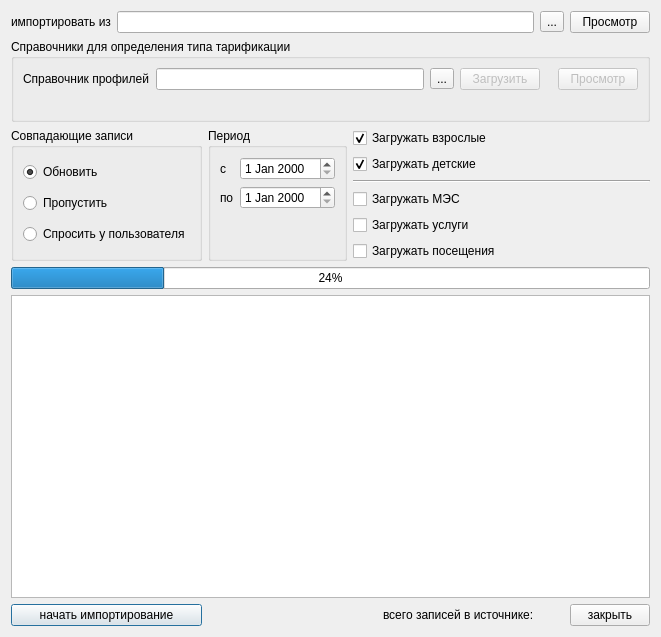
<?xml version="1.0" encoding="UTF-8"?>
<ui version="4.0">
 <class>Dialog</class>
 <widget class="QDialog" name="Dialog">
  <property name="geometry">
   <rect>
    <x>0</x>
    <y>0</y>
    <width>641</width>
    <height>637</height>
   </rect>
  </property>
  <property name="windowTitle">
   <string>Загрузка тарифов из ИНФИС</string>
  </property>
  <layout class="QGridLayout" name="gridLayout_2">
   <item row="0" column="0">
    <widget class="QLabel" name="label">
     <property name="text">
      <string>импортировать из</string>
     </property>
    </widget>
   </item>
   <item row="0" column="1" colspan="8">
    <widget class="QLineEdit" name="edtFileName">
     <property name="text">
      <string/>
     </property>
     <property name="readOnly">
      <bool>true</bool>
     </property>
    </widget>
   </item>
   <item row="5" column="0" colspan="2">
    <widget class="QGroupBox" name="gbDublicates">
     <property name="sizePolicy">
      <sizepolicy hsizetype="Maximum" vsizetype="Preferred">
       <horstretch>0</horstretch>
       <verstretch>0</verstretch>
      </sizepolicy>
     </property>
     <property name="title">
      <string>Совпадающие записи</string>
     </property>
     <layout class="QVBoxLayout" name="verticalLayout_4">
      <item>
       <widget class="QRadioButton" name="chkUpdate">
        <property name="text">
         <string>Обновить</string>
        </property>
        <property name="checked">
         <bool>true</bool>
        </property>
       </widget>
      </item>
      <item>
       <widget class="QRadioButton" name="chkSkip">
        <property name="text">
         <string>Пропустить</string>
        </property>
       </widget>
      </item>
      <item>
       <widget class="QRadioButton" name="chkAskUser">
        <property name="text">
         <string>Спросить у пользователя</string>
        </property>
       </widget>
      </item>
     </layout>
    </widget>
   </item>
   <item row="6" column="0" colspan="11">
    <widget class="QProgressBar" name="progressBar">
     <property name="value">
      <number>24</number>
     </property>
     <property name="orientation">
      <enum>Qt::Horizontal</enum>
     </property>
    </widget>
   </item>
   <item row="7" column="0" colspan="11">
    <widget class="QTextBrowser" name="log"/>
   </item>
   <item row="8" column="0" colspan="2">
    <widget class="QPushButton" name="btnImport">
     <property name="text">
      <string>начать импортирование</string>
     </property>
    </widget>
   </item>
   <item row="5" column="2">
    <widget class="QGroupBox" name="gbPeriod">
     <property name="sizePolicy">
      <sizepolicy hsizetype="Minimum" vsizetype="Preferred">
       <horstretch>0</horstretch>
       <verstretch>0</verstretch>
      </sizepolicy>
     </property>
     <property name="title">
      <string>Период</string>
     </property>
     <layout class="QFormLayout" name="formLayout">
      <property name="fieldGrowthPolicy">
       <enum>QFormLayout::AllNonFixedFieldsGrow</enum>
      </property>
      <item row="0" column="0">
       <widget class="QLabel" name="lblBegDate">
        <property name="text">
         <string>с</string>
        </property>
       </widget>
      </item>
      <item row="0" column="1">
       <widget class="CDateEdit" name="edtBegDate">
        <property name="sizePolicy">
         <sizepolicy hsizetype="Preferred" vsizetype="Fixed">
          <horstretch>0</horstretch>
          <verstretch>0</verstretch>
         </sizepolicy>
        </property>
       </widget>
      </item>
      <item row="1" column="0">
       <widget class="QLabel" name="lblEndDate">
        <property name="text">
         <string>по</string>
        </property>
       </widget>
      </item>
      <item row="1" column="1">
       <widget class="CDateEdit" name="edtEndDate">
        <property name="sizePolicy">
         <sizepolicy hsizetype="Preferred" vsizetype="Fixed">
          <horstretch>0</horstretch>
          <verstretch>0</verstretch>
         </sizepolicy>
        </property>
       </widget>
      </item>
     </layout>
    </widget>
   </item>
   <item row="5" column="3" colspan="8">
    <layout class="QVBoxLayout" name="verticalLayout">
     <item>
      <widget class="QCheckBox" name="chkLoadMature">
       <property name="text">
        <string>Загружать взрослые</string>
       </property>
       <property name="checked">
        <bool>true</bool>
       </property>
      </widget>
     </item>
     <item>
      <widget class="QCheckBox" name="chkLoadChildren">
       <property name="text">
        <string>Загружать детские</string>
       </property>
       <property name="checked">
        <bool>true</bool>
       </property>
      </widget>
     </item>
     <item>
      <widget class="Line" name="line">
       <property name="orientation">
        <enum>Qt::Horizontal</enum>
       </property>
      </widget>
     </item>
     <item>
      <widget class="QCheckBox" name="chkLoadMes">
       <property name="text">
        <string>Загружать МЭС</string>
       </property>
      </widget>
     </item>
     <item>
      <widget class="QCheckBox" name="chkLoadService">
       <property name="text">
        <string>Загружать услуги</string>
       </property>
      </widget>
     </item>
     <item>
      <widget class="QCheckBox" name="chkLoadVisit">
       <property name="text">
        <string>Загружать посещения</string>
       </property>
      </widget>
     </item>
    </layout>
   </item>
   <item row="0" column="10">
    <widget class="QPushButton" name="btnView">
     <property name="sizePolicy">
      <sizepolicy hsizetype="Maximum" vsizetype="Fixed">
       <horstretch>0</horstretch>
       <verstretch>0</verstretch>
      </sizepolicy>
     </property>
     <property name="text">
      <string>Просмотр</string>
     </property>
    </widget>
   </item>
   <item row="8" column="10">
    <widget class="QPushButton" name="btnClose">
     <property name="text">
      <string>закрыть</string>
     </property>
    </widget>
   </item>
   <item row="8" column="8">
    <widget class="QLabel" name="labelNum">
     <property name="text">
      <string>всего записей в источнике:</string>
     </property>
    </widget>
   </item>
   <item row="0" column="9">
    <widget class="QToolButton" name="btnSelectFile">
     <property name="text">
      <string>...</string>
     </property>
    </widget>
   </item>
   <item row="1" column="0" colspan="11">
    <widget class="QGroupBox" name="gbRefBooks">
     <property name="title">
      <string>Справочники для определения типа тарификации</string>
     </property>
     <layout class="QGridLayout" name="gridLayout">
      <item row="0" column="0">
       <widget class="QLabel" name="lblRbProfile">
        <property name="text">
         <string>Справочник профилей</string>
        </property>
       </widget>
      </item>
      <item row="0" column="1">
       <widget class="QLineEdit" name="edtRbProfileFileName"/>
      </item>
      <item row="0" column="6">
       <widget class="QPushButton" name="btnViewRbProfile">
        <property name="enabled">
         <bool>false</bool>
        </property>
        <property name="text">
         <string>Просмотр</string>
        </property>
       </widget>
      </item>
      <item row="2" column="0" colspan="7">
       <widget class="QLabel" name="lblRbLoadedInfo">
        <property name="text">
         <string/>
        </property>
       </widget>
      </item>
      <item row="0" column="3">
       <widget class="QPushButton" name="btnLoadRbProfile">
        <property name="enabled">
         <bool>false</bool>
        </property>
        <property name="text">
         <string>Загрузить</string>
        </property>
       </widget>
      </item>
      <item row="0" column="2">
       <widget class="QToolButton" name="btnSelectFileRbProfile">
        <property name="text">
         <string>...</string>
        </property>
       </widget>
      </item>
     </layout>
    </widget>
   </item>
  </layout>
 </widget>
 <customwidgets>
  <customwidget>
   <class>CDateEdit</class>
   <extends>QDateEdit</extends>
   <header>library/DateEdit</header>
  </customwidget>
 </customwidgets>
 <tabstops>
  <tabstop>chkUpdate</tabstop>
  <tabstop>chkSkip</tabstop>
  <tabstop>chkAskUser</tabstop>
  <tabstop>edtBegDate</tabstop>
  <tabstop>edtEndDate</tabstop>
 </tabstops>
 <resources/>
 <connections/>
</ui>
